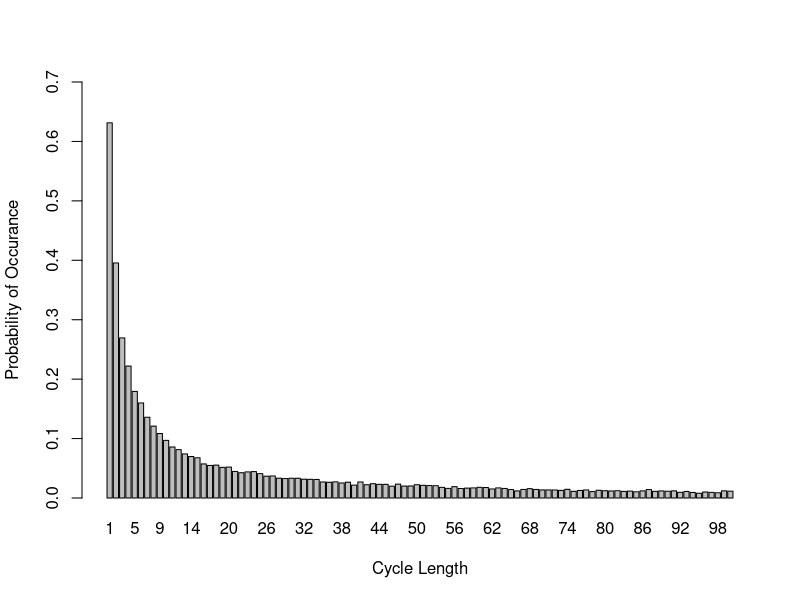

Recreate this plot in R.
# Group members:
# 1. Jie Xin Ng s1859154
# 2. Qiqi Xiao s2323497
# 3. Imran Toprak s2430699

# GitHub Repo: https://github.com/JieXinNg/StatsProgrammingCW2.git

# Team member contributions: 
# the three of us did all the questions and helped each other out when stuck
# we compared and modified our codes into this final version
# each of us contributed equally towards this assignment, 33% each 

### Overview ####
# This project finds a good strategy for the prisoner problem with simulations.
# The prisoner problem is a problem with 2n prisoners, boxes, and cards. 
# Each prisoner is assigned a number from 1 to 2n.
# The same is done for the boxes and cards.
# In each box, a card is randomly allocated.
# The prisoner has n tries to open a box until he finds card k, his own number.
# This project simulates 3 strategies to find card k by the n-th opened box.
# A success is when the prisoner found card k by the n-th box in a simulation.
# We compare the 3 strategies with the probabilities of successful simulations.
# Startegy 1 starts at box k, then going to the next box with the card number 
# gotten in box k, this process is repeated until card = k is found.
# Strategy 2 is the same as Strategy 1, but starting at a random box instead.
# Strategy 3 is opening boxes randomly until card = k is found.
# Function Pone simulates the prisoner problem and estimate the probabilities.
# From the results, we are interested in finding the joint success probability. 
# Pall is a function to estimate the success probability for all prisoners.
# We then created dloop to explore the probabilities of each loop length from 1 
# to 2n occurring at least once in a random shuffling of cards to boxes.
# dloop is used to find an explanation for why strategy 1 is better.
# The presence of loops while being in the loop for starting at box k increases 
# the chances of finding card k if loops with length<=n are more likely to occur 
# We end the project with visualising the probabilities of each loop length from
# 1 to 2n occurring at least once in a random shuffling of cards to boxes.
#################

create_box <- function(n)
{
  # this function returns a list to contain 2n of box-car pairs where each card is randomly allocated to a box  
  # @return box_with_card = a list of box and card pairs
  # @param n = half of the number of boxes, i.e. put n=5 if you wish to create 10 box-card pairs

  
  box_number <- c(1:(2*n)) # create an array of boxes from 1 to 2n
  card_number <- sample(1:(2*n)) # create an array of cards randomly sorted from 1 to 2n
  box_with_card <- list() # create a list to contain the box-card pair
  
  # loop to pair up the boxes and cards
  for (i in 1:(2*n)) {
    box_with_card <- append(box_with_card, list(c(box_number[i],card_number[i]))) 
  }
  
  return(box_with_card) # this is in the format (box_number,card_number)
}

Pone <- function(n, k, strategy, nreps){
  
  # Pone is used to estimate the probability of finding card = k by the n-th box, there are 3 strategies.
  # Strategy 1 is to start at box k, then going to the subsequent box with the card number gotten in box k,  
  # this process is repeated until card = k is found
  # Strategy 2 is the same as Strategy 1, but starting at a random box instead
  # Strategy 3 is opening boxes randomly until card = k is found
  #
  # This function uses create_box
  # @return the probability of finding card = k by the n-th box given a strategy
  # @param n = number of boxes opened to find k card
  # @param k = prisoner's number
  # @param strategy = strategy chosen to find k card
  # @param nreps = number of repetitions of simulation to estimate probability
  
  if (strategy == 1){
    count = 0 # start a counter to find the number of times prisoner successfully found card k by the n-th opened box 
    
    # repeat the simulation nreps times
    for (rep in 1:nreps){
      box_with_card <- create_box(n) # create a list of 2n random box-card pairs (numbers ranging from 1 to 2n)
      picked_box <- box_with_card[[k]] # The k-th box is the first opened box
      
      # loop n times as the prisoner only has n tries
      for (b in 1:n){
        # if we do not find the prisoner's number in the box
        if (picked_box[2] != k){
          # pick the next box using the card number found in current box, [picked_box[2]]
          picked_box <- box_with_card[[picked_box[2]]]
        }
        # if we found the prisoner's card by the n-th opened box
        else {
          count <- count + 1 # counting the simulation as a success, hence + 1 to count 
          break
        }
      }
    }
  }
  
  else if (strategy == 2)
  {
    count = 0 # start a counter to find the number of times prisoner successfully found card k by the n-th opened box
    # repeat the simulation nreps times
    for (rep in 1:nreps){
      box_with_card <- create_box(n) # create a list of 2n random box-card pairs (numbers ranging from 1 to 2n)
      picked_box <- box_with_card[[sample(1:(2*n),1)]] # start from a randomly selected box
      
      # loop n times as the prisoner only has n tries
      for (b in 1:n){
        # if we do not find the prisoner's number in the box
        if (picked_box[2] != k){
          # pick the next box using the card number found in current box, [picked_box[2]]
          picked_box <- box_with_card[[picked_box[2]]]
        }
        # if we found the prisoner's card by the n-th opened box
        else {
          count <- count + 1 # counting the simulation as a success, hence + 1 to count 
          break
        }
      }
    }
  }
  
  else if (strategy == 3)
  {
    count = 0 # start a counter to find the number of times prisoner successfully found card k by the n-th opened box
    # repeat the simulation nreps times
    for (rep in 1:nreps){
      box_with_card <- create_box(n) # create a list of 2n random box-card pairs (numbers ranging from 1 to 2n)
      picked_box <- box_with_card[[sample(1:(2*n),1)]] # start from a randomly selected box
      box_with_card[[picked_box[1]]] <- NULL # the boxes cannot be selected twice, set the first box to null so that it is not repeated
      
      # loop n times as the prisoner only has n tries
      for (b in 1:n)
      {
        # if we do not find the prisoner's number in the box
        if (picked_box[2] != k){
          picked_index <- sample(1:length(box_with_card),1) # choose a random index to open another box for next try
          picked_box <- box_with_card[[picked_index]] # select the box
          box_with_card[[picked_index]] <- NULL # set the selected box to null so that it is not repeated
        }
        # if we found the prisoner's card by the n-th opened box
        else {
          count <- count + 1 # counting the simulation as a success, hence + 1 to count 
          break
        }
      }
    }
  }
  
  return(count/nreps) # probability = number of successes / total simulations (nreps)
  
}

# Pall aims to obtain the probability that all prisoners successfully found the card with their number on it. 
# The 3 strategies are the same as those in Pone.
# @param n = number of boxes opened to find k card
# @param strategy = strategy chosen to find k card, which should be 1, 2 or 3
# @param nreps = number of repetitions of simulation to estimate probability
Pall <- function(n,strategy,nreps)
{ 
  count_simulations <- 0 # counting up the number of times that all prisoners succeed
  if(strategy == 1)
  {
    # repeat the simulation nreps times
    for (rep in 1:nreps){
      count_one_simulation <- 0 # counting up the number of prisoners succeed in one simulation
      # all pairs (box_number, card_number) are exactly the same for every prisoner in the same simulation
      box_with_card <- create_box(n)
      # loop over the prisoners
      for (k in 1:(2*n)){
        picked_box <- box_with_card[[k]] # start from the k-th box
        # every prisoner can open at most n boxes
        for (b in 1:n){
          # decide if the prisoner successfully found the card with number k
          if (picked_box[2] != k){
            # pick the next box with the same number as the current card has
            picked_box <- box_with_card[[picked_box[2]]] 
          }
          else {
            count_one_simulation <- count_one_simulation + 1 # +1 for every individual success
            break
          }
        }
      }
      # decide if all prisoners succeed in this simulation
      if (count_one_simulation == 2*n){
        count_simulations <- count_simulations + 1 # +1 for every joint success
      }
    }
  }
  
  else if (strategy == 2)
  {
    count_simulations <- 0 # counting up the number of times that all prisoners succeed
    # repeat the simulation nreps times
    for (rep in 1:nreps){
      count_one_simulation <- 0 # counting up the number of prisoners succeed in one simulation
      box_with_card <- create_box(n)
      # loop over the prisoners
      for (k in 1:(2*n)){
        picked_box <- box_with_card[[sample(1:(2*n), 1)]] # start from a randomly selected box
        # every prisoner can open at most n boxes
        for (b in 1:n){
          # decide if the prisoner successfully found the card with number k
          if (picked_box[2] != k){
            picked_box <- box_with_card[[picked_box[2]]]
          }
          else {
            count_one_simulation <- count_one_simulation + 1 # +1 for every individual success
            break
          }
        }
      }
      # decide if all prisoners succeed in this simulation
      if (count_one_simulation == 2*n){
        count_simulations <- count_simulations + 1 # +1 for every joint success
      }
    }
  }
  
  else if (strategy == 3) 
  {
    count_simulations <- 0 # counting up the number of times that all prisoners succeed
    # repeat the simulation nreps times
    for (rep in 1:nreps){
      box_with_card <- create_box(n)
      count_one_simulation <- 0 # counting up the number of prisoners succeed in one simulation
      # loop over the prisoners
      for (k in 1:(2*n)){
        # prisoners open boxes at random
        open_order <- c(sample(1:(2*n),n))
        # every prisoner can open at most n boxes
        for (j in 1:n) {
          # decide if the prisoner successfully found the card with number k
          if (box_with_card[[open_order[j]]][2] == k) {
            count_one_simulation <- count_one_simulation + 1 # +1 for every individual success
            break
          }
        }
      }
      # decide if all prisoners succeed in this simulation
      if (count_one_simulation == 2*n) {
        count_simulations <- count_simulations + 1 # +1 for every joint success
      }
    }
    
  }
  return(count_simulations/nreps) 
}

# We compare the probabilities for n=5 and n=50 for individual and joint probabilities
one5 <- c(Pone(5,7,1,10000),Pone(5,7,2,10000),Pone(5,7,3,10000))
one50 <- c(Pone(50,7,1,10000),Pone(50,7,2,10000),Pone(50,7,3,10000))
all5 <- c(Pall(5,1,10000),Pall(5,2,10000),Pall(5,3,10000))
all50 <- c(Pall(50,1,10000),Pall(50,2,10000),Pall(50,3,10000))
# when n=5
for (i in 1:3){
  print(paste0("The individual success probability for n = 5 using strategy ", 
               i, " is ", one5[i]))
  print(paste0("The joint success probability for n = 5 using strategy ", 
               i, " is ", all5[i]))
}
# when n=50
for (i in 1:3){
  print(paste0("The individual success probability for n = 50 using strategy ", i, " is ", one50[i]))
  print(paste0("The joint success probability for n = 50 using strategy ", i, " is ", all50[i]))
}


# Q4

#There is a significant different between the result of the strategy 1 and the others, because of the loops, which will be
#elaborated in the next questions, as well.

#For strategy 3, we do not consider the loops, because the prisoners pick the boxes
#randomly. Their decision do not depends on the outcome of the previous box. So, each prisoner will have 0.5 chance, and the
#success probability of each prisoner is independent from the others. Therefore, joint success probability decreases dramatically 
#with increasing n.

#If prisoners decide on the next box according to the outcome of previous box, a loop will definitely occur, because we will turn
#back to our initial box ultimately. In other words, there will be limited number of loops whose lengths are ranging from 1 to 2n
#in each random shuffling of the cards.

#Then, for strategy 2, we always have to possibilites: Either the first randomly selected box and our desired box are members of
#the same loop, or not. If not, we will have infinite loop and it is impossible to reach the box containing our number in n steps.
#That is why the joint probability  of success is dramatically less then the one in strategy 1. According to Pone function, the
#probability of success for each prisoner was around 0.4, and it is independent from the other prisoners again. Which decreases 
#the probability of total success with increasing n, again.

#Unlike strategy 2, strategy 3 works significantly well, because the loop including our first box will definitely include our
#desired box, because we are starting with the box with the our number. Then, the probability of success will depend on the length
#of this first loop. As we can try n times at most, we can find our number only if the length of loop is less than n+1. For a single
#person, the probability of success is still 0.5, but this time joint probability is much higher, because the success of each 
#prisoner will not be independent from the others. Because the room is turned to its original state after each turn, and all 
#prisoners start with a unique number. Then, all loops included by 2n different box-number combinations will be tried by the 
#prisoners, and if the maximum loop length is less than n+1, then all prisoners will be free. 


dloop <- function (n,nreps){
  
  # dloop estimates the probabilities of each loop length from 1 to 2n occurring 
  # at least once in a random shuffling of cards to boxes.
  # This is done by setting up two variables "start" and "pick"
  # "start" is used to decompose the cycles as we remove elements found in the 
  # "start" cycle such that we do not end up in the same permutation cycle again 
  # when picking a new "start" value.
  # "pick" is used to pick the next opened box while adding each element found 
  # to the list of elements to be excluded from "start", if we end up picking a
  # box with the card "start", we end the current loop and and choose a new "start"
  #
  # @return a 2n array of probabilities for each loop length occurring at least 
  # once in a random shuffling of cards to boxes
  # @param n = half the loop length, i.e. put n=5 if you wish to create 10 box-card pairs
  # @param nreps = number of repetitions of simulation to estimate probability
  
  
  # array to contain the probabilites for all loop length occurring at least once 
  loop_len_for_all <- rep(0,2*n)
  
  # loop the simulation nreps times 
  for (rep in 1:nreps){
    # array to contain the probabilities for all loop length occurring at least once in a given simulation
    loop_len_for_one <- rep(0,2*n)
    # collect the box numbers that have been in a loop so they are not chosen again
    loop_included <- c() 
    card_num <- sample(1:(2*n)) # random shuffling of card numbers from 1 to 2n
    start <- 1                  # start with the first card for the first loop
    
    # while we have not found all the cycles of the cards
    while (length(loop_included) != 2*n) {
      # if we have not gone through all possible loops
      if (length(loop_included) >= 1 & length(loop_included) < 2*n-1){
        # pick the next start for next loop from cards that have not been opened
        start <- sample(c(1:(2*n))[-loop_included], 1)
      }
      
      # else if we have gone through all loops except for one
      else if(length(loop_included) == 2*n-1){
        
        start <- c(1:(2*n))[-loop_included] # set the last card number = element in loop_included
      }
  
      pick <- start     # set the first opened box number to be start
      length_count <- 0 # count up the length of the loop
      
      # while we have not reached the end of the loop
      # i.e. the selected card is not the starting box
      while (card_num[pick] != start){
        
        loop_included <- append(loop_included, pick)# keep adding the elements in the cycle into loop_included
        pick <- card_num[pick]                      # pick the next box to be the current card number
        length_count <- length_count + 1            # counting up the length of each loop
        
      }
      
      loop_included <- append(loop_included, pick) # the last element in the loop is not counted up
      length_count <- length_count + 1             # count up the number of elements in the loop
      # count the times each loop length shows in one simulation
      loop_len_for_one[length_count] <- loop_len_for_one[length_count] + 1 
      
    }
    
    # loop through each cycle length to update the value for loop_len_for_all
    for (i in 1:(2*n)){
      # if the cycle length occurs at least one
      if (loop_len_for_one[i] != 0){
        # count up each loop length occurring at least once for all simulations
        loop_len_for_all[i] <- loop_len_for_all[i] + 1 
      }
    }
  }
  
  # divide total number of times each cycle length occurs by nreps to get probability
  return(loop_len_for_all / nreps) 
  
}

# Now we explore the probabilities with dloop and visualise them
prob<-dloop(50,10000)
print("Below is the estimate of the probabilities of each loop length from 1 to 2n occurring at least once for n = 50.")
print(prob)
prob2<- sum(prob[51:100])
print(paste0("The probability that there is no loop longer than 50 in a random reshuffling of cards to boxes is ", 1 - prob2))
# plot the probabilities
dat <- data.frame(x=c(1:100), y=(prob))
barplot(dat$y, names.arg=dat$x, ylim=c(0,0.7), ylab="Probability of Occurance", xlab="Cycle Length")


